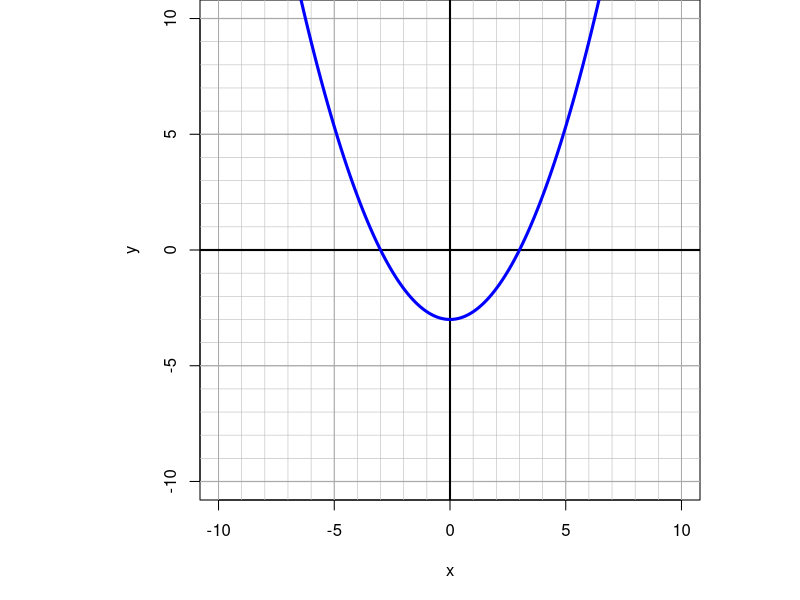

Write R code to recreate this figure.
## ---- chunk 1
while(T){
    h = sample(-4:4,1)
    k = sample(1:8,1)
    if(h!=k){break}
}
isup = sample(c(T,F),1)
mult = -1+2*isup
k = k*(-mult)
dis = sample(2:5,1)
roots = c(h-dis,h+dis)
p = roots[1]
q = roots[2]
k2 = (h-p)*(h-q)
a = k/k2
adom = "(-∞,∞)"
if(isup){
  ainc = paste0("(",h,",∞)")
  adec = paste0("(-∞,",h,")")
  apos = paste0("(-∞,",p,")U(",q,",∞)")
  aneg = paste0("(",p,",",q,")")
  aran = paste0("[",k,",∞)")
} else {
  adec = paste0("(",h,",∞)")
  ainc = paste0("(-∞,",h,")")
  aneg = paste0("(-∞,",p,")U(",q,",∞)")
  apos = paste0("(",p,",",q,")")
  aran = paste0("(-∞,",k,"]")
}
fun = function(x){a*(x-p)*(x-q)}
achos = sample(c(ainc,adec,apos,aneg,adom,aran))
schos = paste0("* ",achos,"\n",collapse="")

ans1 = paste0(1*(achos==apos),collapse="")
ans2 = paste0(1*(achos==aneg),collapse="")
ans3 = paste0(1*(achos==ainc),collapse="")
ans4 = paste0(1*(achos==adec),collapse="")
ans5 = paste0(1*(achos==adom),collapse="")
ans6 = paste0(1*(achos==aran),collapse="")
## ---- chunk 2
par(pty="s",mar=c(5,5,0,0))
x = seq(-11,11,0.001)
plot(x,fun(x),type="n",xlim=c(-10,10),ylim=c(-10,10),lwd=2,ylab="y",xlab="x")
for(j in seq(-10,10,1)){
  abline(h=j,lwd=0.6,col="grey")
  abline(v=j,lwd=0.6,col="grey")
}
for(j in seq(-10,10,5)){
  abline(h=j,lwd=1.2,col="darkgrey")
  abline(v=j,lty=1.2,col="darkgrey")
}
abline(h=0,lwd=2)
abline(v=0,lwd=2)
lines(x,fun(x),type="l",lwd=3,col="blue")
